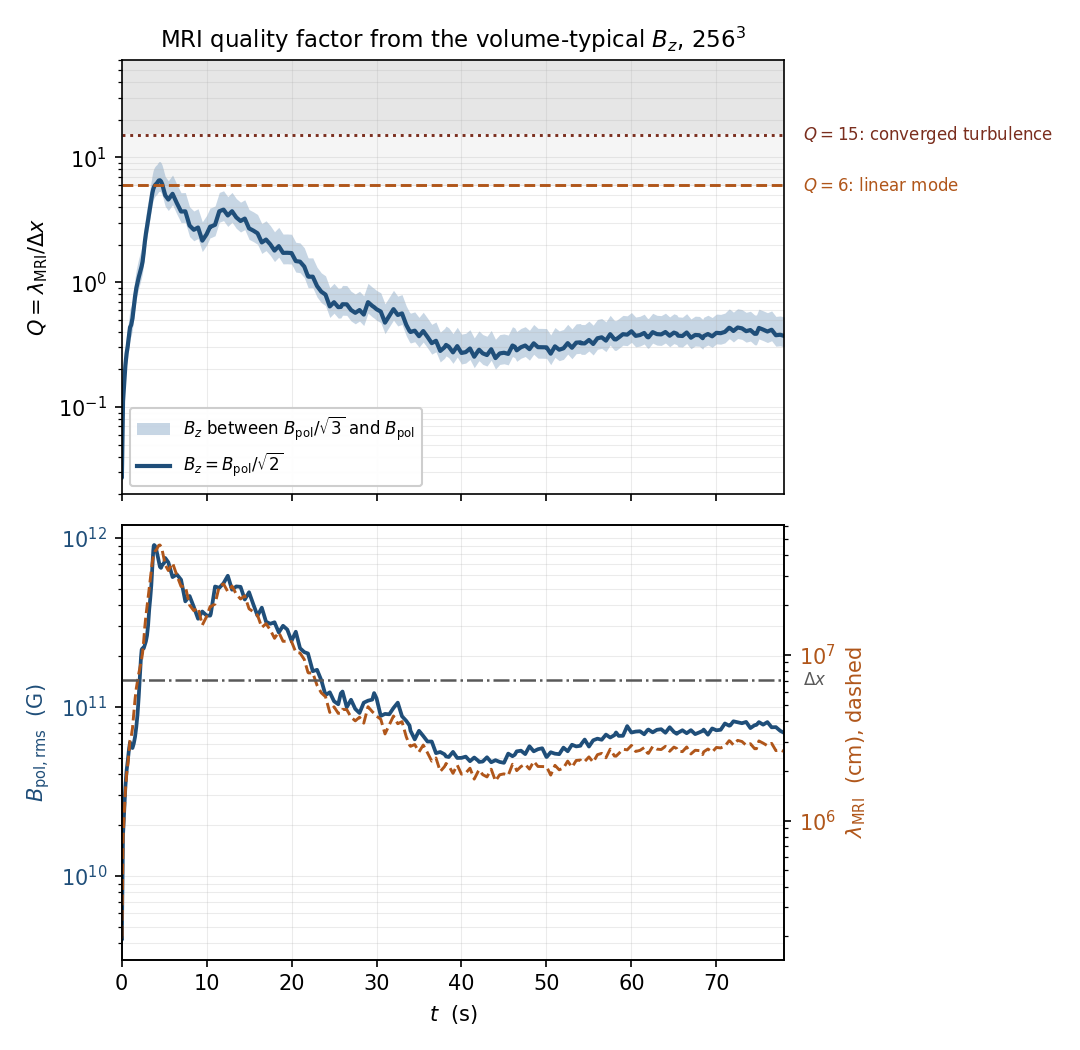

Here is the Python script that generated this plot:
#!/usr/bin/env python3
"""Is the MRI resolved? lambda_MRI/dx from the VOLUME-TYPICAL vertical field.

The number this replaces
------------------------
The claim on record is that lambda_MRI/dx crosses 6 at t ~ 2-3 s and reaches 36
at 256^3. That was computed from the PEAK B_z. A peak is not what sets the
wavelength over the bulk of the star: the MRI has to fit where the field
typically is, not where it happens to be strongest.

Why no plotfiles are needed
---------------------------
E_pol is a volume integral of B_pol^2/8pi over the star, and it is already in
bt_bp_256_long.csv for all 210 samples. So

    B_pol,rms = sqrt(8 pi E_pol / V)

is exactly a volume-typical field, obtained without touching a slice. V comes
from R_vol in the same row, so the two are consistent by construction.

The assumptions, each of which is a real limitation
---------------------------------------------------
1. B_z from B_pol. The MRI wavelength is built from the field along the
   rotation axis, and the CSV carries only the poloidal energy, which mixes
   B_varpi and B_z. Three cases are reported rather than one:
       upper   B_z = B_pol         (all poloidal flux vertical)
       central B_z = B_pol/sqrt(2) (the two components comparable)
       lower   B_z = B_pol/sqrt(3) (isotropic poloidal field)
   The spread between them is a factor 1.73, which is smaller than the
   peak-vs-typical effect this script exists to measure.

2. rho_mean, not local rho. v_A = B/sqrt(4 pi rho) is evaluated at the mean
   density M/V. In the core rho is higher and v_A lower, so the central estimate
   is optimistic there and pessimistic in the envelope.

3. <B^2>^(1/2) / sqrt(<rho>) is not <B/sqrt(rho)>. This is a typical-value
   estimate, not an average of the local Alfven speed.

None of these is worth more precision until the answer is known to within a
factor of a few, which is all that is needed to decide whether Q >= 6 holds.
"""

import csv
import math
from pathlib import Path

MSUN = 1.98892e33
CSV = Path(__file__).parent / "bt_bp_256_long.csv"

# 256^3 over [-9.046875e8, 8.953125e8]
DX = 1.8e9 / 256

# Q thresholds from the MRI literature
Q_LINEAR = 6.0    # below this the linear mode is not represented at all
Q_TURB = 15.0     # converged turbulence is normally held to need 15-20

# B_z = B_pol / SPLIT
CASES = {"upper": 1.0, "central": math.sqrt(2.0), "lower": math.sqrt(3.0)}


def load():
    with CSV.open() as fh:
        rows = list(csv.DictReader(l for l in fh if not l.startswith("#")))
    return [{k: float(v) for k, v in r.items()} for r in rows]


def lambda_over_dx(row, split, omega_key="Om_mean"):
    R = row["R_vol_e8"] * 1e8
    V = 4.0 / 3.0 * math.pi * R**3
    rho = row["M_Msun"] * MSUN / V
    B_pol = math.sqrt(8.0 * math.pi * row["E_pol"] / V)
    B_z = B_pol / split
    v_Az = B_z / math.sqrt(4.0 * math.pi * rho)
    lam = 2.0 * math.pi * v_Az / row[omega_key]
    return lam / DX, B_pol, rho, lam


def main():
    rows = load()
    print(f"256^3, dx = {DX:.3e} cm, {len(rows)} samples, "
          f"t = {rows[0]['t']:.2f} to {rows[-1]['t']:.2f} s\n")

    print(f"{'t':>7} {'B_pol,rms':>11} {'rho_mean':>10} {'lam(cm)':>10} "
          f"{'Q_low':>7} {'Q_ctr':>7} {'Q_up':>7}")
    marks = [0.0, 1.0, 2.0, 3.0, 5.0, 9.0, 13.5, 20.0, 32.5, 45.0, 60.0, 78.0]
    for target in marks:
        row = min(rows, key=lambda r: abs(r["t"] - target))
        q = {k: lambda_over_dx(row, s)[0] for k, s in CASES.items()}
        _, B_pol, rho, lam = lambda_over_dx(row, CASES["central"])
        print(f"{row['t']:>7.2f} {B_pol:>11.3e} {rho:>10.3e} {lam:>10.3e} "
              f"{q['lower']:>7.2f} {q['central']:>7.2f} {q['upper']:>7.2f}")

    print()
    for name, split in CASES.items():
        qs = [(lambda_over_dx(r, split)[0], r["t"]) for r in rows]
        above6 = [t for q, t in qs if q >= Q_LINEAR]
        above15 = [t for q, t in qs if q >= Q_TURB]
        qmax, tmax = max(qs)
        frac6 = 100.0 * len(above6) / len(qs)
        print(f"{name:>8} (B_z = B_pol/{split:.3f}): "
              f"max Q = {qmax:.1f} at t = {tmax:.1f} s; "
              f"Q>={Q_LINEAR:.0f} in {frac6:.0f}% of samples"
              + (f", first at t = {min(above6):.2f} s" if above6 else ", NEVER")
              + (f"; Q>={Q_TURB:.0f} in {100.0*len(above15)/len(qs):.0f}%"
                 if above15 else f"; Q>={Q_TURB:.0f} NEVER"))

    # sensitivity to which Omega is used
    print("\nsensitivity to Omega (central case, B_z = B_pol/sqrt2):")
    for key in ("Om_core", "Om_mean", "Om_mid", "Om_out"):
        qs = [lambda_over_dx(r, CASES["central"], key)[0] for r in rows]
        n6 = sum(1 for q in qs if q >= Q_LINEAR)
        print(f"  {key:>8}: max Q = {max(qs):.1f}, "
              f"Q>=6 in {100.0*n6/len(qs):.0f}% of samples")


def plot():
    import matplotlib
    matplotlib.use("Agg")
    import matplotlib.pyplot as plt

    rows = load()
    t = [r["t"] for r in rows]
    q_lo = [lambda_over_dx(r, CASES["lower"])[0] for r in rows]
    q_ct = [lambda_over_dx(r, CASES["central"])[0] for r in rows]
    q_up = [lambda_over_dx(r, CASES["upper"])[0] for r in rows]
    b_pol = [lambda_over_dx(r, CASES["central"])[1] for r in rows]
    lam = [lambda_over_dx(r, CASES["central"])[3] for r in rows]

    fig, (ax1, ax2) = plt.subplots(2, 1, figsize=(7.2, 7.0), sharex=True)

    ax1.axhspan(Q_TURB, 1e3, color="0.90", zorder=0)
    ax1.axhspan(Q_LINEAR, Q_TURB, color="0.96", zorder=0)
    ax1.fill_between(t, q_lo, q_up, color="#4878A8", alpha=0.30, lw=0,
                     label=r"$B_z$ between $B_{\rm pol}/\sqrt{3}$ and $B_{\rm pol}$")
    ax1.plot(t, q_ct, color="#1F4E79", lw=2.0,
             label=r"$B_z = B_{\rm pol}/\sqrt{2}$")
    ax1.axhline(Q_LINEAR, color="#B0561A", lw=1.4, ls="--")
    ax1.axhline(Q_TURB, color="#7A2E1E", lw=1.4, ls=":")
    ax1.text(79, Q_LINEAR, r"  $Q=6$: linear mode", va="center",
             fontsize=8, color="#B0561A")
    ax1.text(79, Q_TURB, r"  $Q=15$: converged turbulence", va="center",
             fontsize=8, color="#7A2E1E")
    ax1.set_yscale("log")
    ax1.set_ylim(0.02, 60)
    ax1.set_ylabel(r"$Q = \lambda_{\rm MRI}/\Delta x$")
    ax1.set_title(r"MRI quality factor from the volume-typical $B_z$, $256^3$",
                  fontsize=11)
    ax1.legend(loc="lower left", fontsize=8, framealpha=0.95)
    ax1.grid(alpha=0.25, which="both", lw=0.5)

    ax2.plot(t, b_pol, color="#1F4E79", lw=1.8,
             label=r"$B_{\rm pol,rms} = \sqrt{8\pi E_{\rm pol}/V}$")
    ax2.set_yscale("log")
    ax2.set_ylabel(r"$B_{\rm pol,rms}$  (G)", color="#1F4E79")
    ax2.tick_params(axis="y", labelcolor="#1F4E79")
    ax2.set_xlabel(r"$t$  (s)")
    ax2.grid(alpha=0.25, which="both", lw=0.5)

    ax2b = ax2.twinx()
    ax2b.plot(t, lam, color="#B0561A", lw=1.4, ls="--")
    ax2b.axhline(DX, color="0.35", lw=1.2, ls="-.")
    ax2b.text(79, DX, r"  $\Delta x$", va="center", fontsize=8, color="0.35")
    ax2b.set_yscale("log")
    ax2b.set_ylabel(r"$\lambda_{\rm MRI}$  (cm), dashed", color="#B0561A")
    ax2b.tick_params(axis="y", labelcolor="#B0561A")

    ax1.set_xlim(0, 78)
    fig.tight_layout()
    out = Path(__file__).parent / "mri_wavelength"
    fig.savefig(f"{out}.pdf")
    fig.savefig(f"{out}.png", dpi=150)
    print(f"\nwrote {out}.pdf and .png")


if __name__ == "__main__":
    main()
    plot()
